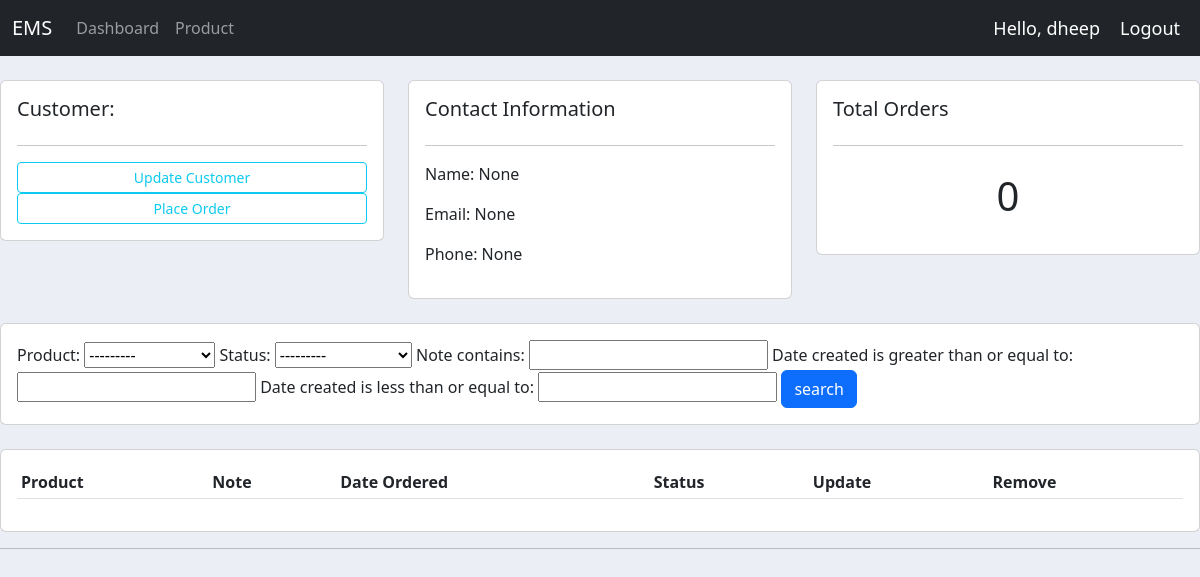
The page /customer/6/ (signed in) on the database its author committed.
### accounts/models.py (models this page shows, shortened)
class Customer(models.Model):
    user = models.OneToOneField(User, null=True, on_delete=models.CASCADE)
    name = models.CharField(max_length=200, null=True)
    phone = models.CharField(max_length=200, null=True)
    email = models.CharField(max_length=200, null=True)
    profile_pic = models.ImageField(null=True, blank=True)
    date_creation = models.DateTimeField(auto_now_add=True, null=True)

### accounts/decorators.py (the view)
        def wrapper_func(request, *args, **kwargs):
            group = None
            if request.user.groups.exists():
                group = request.user.groups.all()[0].name
            if group in allowed_roles:
                return view_func(request, *args, **kwargs)
            else:
                return HttpResponse('You are not authorised to view this page')

### accounts/models.py (called while the page is built)
    def __str__(self):
        return self.name

### accounts/views.py (called while the page is built)
@login_required(login_url='login')
@allowed_users(allowed_roles=['admin'])
def customer(request, pk_c_id):
    customer = Customer.objects.get(id=pk_c_id)
    order = customer.order_set.all()
    order_count = Order.objects.count()
    order_cnt = order.filter(customer=pk_c_id).count()
    myFilter = Orderfilter(request.GET, queryset=order)
    order = myFilter.qs
    context = {'customer': customer, 'order': order,
               'order_count': order_count, 'order_cnt': order_cnt, 'myFilter':myFilter}
    return render(request, 'accounts/customer.html', context)

### accounts/templates/accounts/customer.html (shortened to what this page needs)
{% extends 'accounts/main.html' %}
{% block content %}
<br>
<div class="row">
    <div class="col-md">
        <div class="card card-body">
            <h5>Customer:</h5>
            <hr>
            <a href="" class="btn btn-outline-info btn-sm btn-block"> Update Customer</a>
            <a href="{% url 'createorder' customer.id %}" class="btn btn-outline-info btn-sm btn-block"> Place Order </a>
        </div>
    </div>
    <div class="col-md">
        <div class="card card-body">
            <h5>Contact Information</h5>
            <hr>
            <p>Name: {{customer.name}} </p>
            <p>Email: {{customer.email}}</p>
            <p>Phone: {{customer.phone}}</p>
        </div>
    </div>
    <div class="col-md">
        <div class="card card-body">
            <h5>Total Orders</h5>
            <hr>
            <h1 style="text-align:center; padding:10px; ">{{order_cnt}}</h1>
        </div>
    </div>
</div>
<br>
<div class="row">
    <div class="col">
        <div class="card card-body">
            <form method="get">
                {{myFilter.form}}
                <button class="btn btn-primary" type="submit">search</button>
            </form>
        </div>
    </div>
</div>
<br>
<div class="row">
    <div class="col-md">
        <div class="card card-body">
            <table class="table table-sm">
                <tr>
                    <th>Product</th>
                    <th>Note</th>
                    <th>Date Ordered</th>
                    <th>Status</th>
                    <th>Update</th>
                    <th>Remove</th>
                </tr>
            </table>
        </div>
    </div>
</div>
{% endblock %}

### accounts/templates/accounts/navbar.html (shortened to what this page needs)
{% load static %}
<nav class="navbar navbar-expand-lg navbar-dark bg-dark">
    <div class="container-fluid">
        <a class="navbar-brand" href="#">EMS</a>
        <div class="collapse navbar-collapse" id="navbarNav">
            <ul class="navbar-nav">
                {% if request.user.is_staff %}
                <li class="nav-item">
                    <a class="nav-link" href="{% url 'home' %}">Dashboard</a>
                </li>
                <li class="nav-item">
                    <a class="nav-link" href="{% url 'product' %}">Product</a>
                </li>
                {% else %}
                <li class="nav-item">
                    <a class="nav-link" href="{% url 'account' %}">Settings</a>
                </li>
                {% endif %}
            </ul>
        </div>
    </div>
    <span class="hello-msg">Hello, {{request.user}}</span>
    <span><a style="text-decoration: none;" class="hello-msg" href="{% url 'logout' %}">Logout</a></span>
</nav>

### static/css/main.css (style rules this page uses)
body { background-color: #ebeff5; }

### accounts/templates/accounts/navbar.html (style rules this page uses)
.hello-msg { font-size: 18px; color: #fff; margin-right: 20px; white-space: nowrap; }

### rows shown on the page
Customer: name "None", email "None", phone "None"

### other values the page prints
{{ request.user }} "dheep"
{{ order_cnt }} "0"
